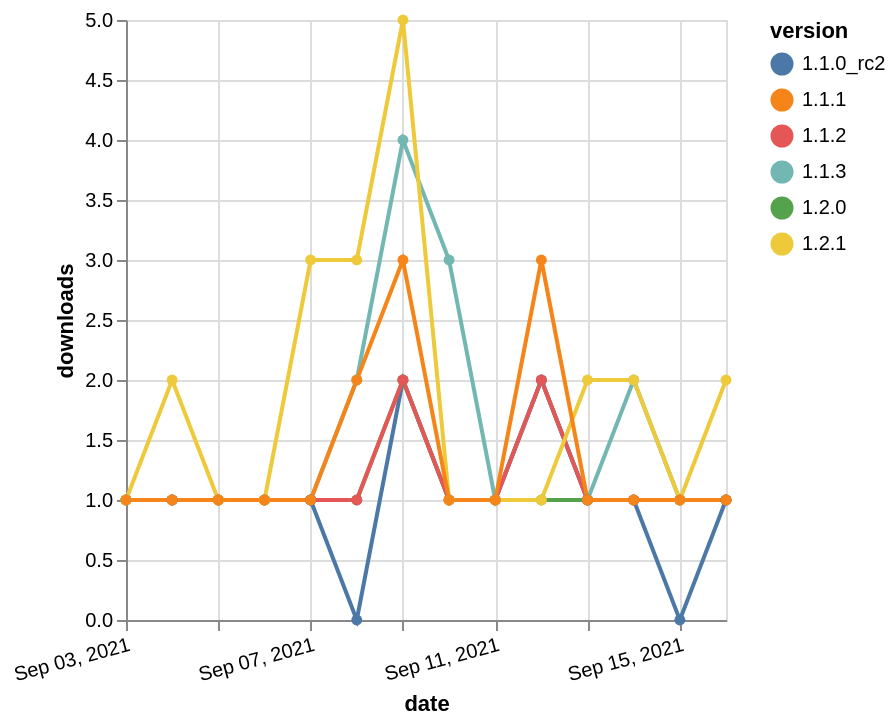

Vega-Lite specification for this chart:
### Vega-Lite specification from a JSON file in a GitHub repository (floating-point values rounded to 4 significant figures)
{"$schema": "https://vega.github.io/schema/vega-lite/v5.json", "description": "A simple bar chart with embedded data.", "data": {"values": [{"date": "2021-09-03", "total": 1127, "delta": 1, "version": "1.1.3"}, {"date": "2021-09-04", "total": 1128, "delta": 1, "version": "1.1.3"}, {"date": "2021-09-05", "total": 1129, "delta": 1, "version": "1.1.3"}, {"date": "2021-09-06", "total": 1130, "delta": 1, "version": "1.1.3"}, {"date": "2021-09-07", "total": 1131, "delta": 1, "version": "1.1.3"}, {"date": "2021-09-08", "total": 1133, "delta": 2, "version": "1.1.3"}, {"date": "2021-09-09", "total": 1137, "delta": 4, "version": "1.1.3"}, {"date": "2021-09-10", "total": 1140, "delta": 3, "version": "1.1.3"}, {"date": "2021-09-11", "total": 1141, "delta": 1, "version": "1.1.3"}, {"date": "2021-09-12", "total": 1143, "delta": 2, "version": "1.1.3"}, {"date": "2021-09-13", "total": 1144, "delta": 1, "version": "1.1.3"}, {"date": "2021-09-14", "total": 1146, "delta": 2, "version": "1.1.3"}, {"date": "2021-09-15", "total": 1147, "delta": 1, "version": "1.1.3"}, {"date": "2021-09-16", "total": 1148, "delta": 1, "version": "1.1.3"}, {"date": "2021-09-03", "total": 186, "delta": 1, "version": "1.1.0_rc2"}, {"date": "2021-09-04", "total": 187, "delta": 1, "version": "1.1.0_rc2"}, {"date": "2021-09-05", "total": 188, "delta": 1, "version": "1.1.0_rc2"}, {"date": "2021-09-06", "total": 189, "delta": 1, "version": "1.1.0_rc2"}, {"date": "2021-09-07", "total": 190, "delta": 1, "version": "1.1.0_rc2"}, {"date": "2021-09-08", "total": 190, "delta": 0, "version": "1.1.0_rc2"}, {"date": "2021-09-09", "total": 192, "delta": 2, "version": "1.1.0_rc2"}, {"date": "2021-09-10", "total": 193, "delta": 1, "version": "1.1.0_rc2"}, {"date": "2021-09-11", "total": 194, "delta": 1, "version": "1.1.0_rc2"}, {"date": "2021-09-12", "total": 196, "delta": 2, "version": "1.1.0_rc2"}, {"date": "2021-09-13", "total": 197, "delta": 1, "version": "1.1.0_rc2"}, {"date": "2021-09-14", "total": 198, "delta": 1, "version": "1.1.0_rc2"}, {"date": "2021-09-15", "total": 198, "delta": 0, "version": "1.1.0_rc2"}, {"date": "2021-09-16", "total": 199, "delta": 1, "version": "1.1.0_rc2"}, {"date": "2021-09-03", "total": 154, "delta": 1, "version": "1.2.0"}, {"date": "2021-09-04", "total": 155, "delta": 1, "version": "1.2.0"}, {"date": "2021-09-05", "total": 156, "delta": 1, "version": "1.2.0"}, {"date": "2021-09-06", "total": 157, "delta": 1, "version": "1.2.0"}, {"date": "2021-09-07", "total": 158, "delta": 1, "version": "1.2.0"}, {"date": "2021-09-08", "total": 159, "delta": 1, "version": "1.2.0"}, {"date": "2021-09-09", "total": 161, "delta": 2, "version": "1.2.0"}, {"date": "2021-09-10", "total": 162, "delta": 1, "version": "1.2.0"}, {"date": "2021-09-11", "total": 163, "delta": 1, "version": "1.2.0"}, {"date": "2021-09-12", "total": 164, "delta": 1, "version": "1.2.0"}, {"date": "2021-09-13", "total": 165, "delta": 1, "version": "1.2.0"}, {"date": "2021-09-14", "total": 166, "delta": 1, "version": "1.2.0"}, {"date": "2021-09-15", "total": 167, "delta": 1, "version": "1.2.0"}, {"date": "2021-09-16", "total": 168, "delta": 1, "version": "1.2.0"}, {"date": "2021-09-03", "total": 172, "delta": 1, "version": "1.1.2"}, {"date": "2021-09-04", "total": 173, "delta": 1, "version": "1.1.2"}, {"date": "2021-09-05", "total": 174, "delta": 1, "version": "1.1.2"}, {"date": "2021-09-06", "total": 175, "delta": 1, "version": "1.1.2"}, {"date": "2021-09-07", "total": 176, "delta": 1, "version": "1.1.2"}, {"date": "2021-09-08", "total": 177, "delta": 1, "version": "1.1.2"}, {"date": "2021-09-09", "total": 179, "delta": 2, "version": "1.1.2"}, {"date": "2021-09-10", "total": 180, "delta": 1, "version": "1.1.2"}, {"date": "2021-09-11", "total": 181, "delta": 1, "version": "1.1.2"}, {"date": "2021-09-12", "total": 183, "delta": 2, "version": "1.1.2"}, {"date": "2021-09-13", "total": 184, "delta": 1, "version": "1.1.2"}, {"date": "2021-09-14", "total": 185, "delta": 1, "version": "1.1.2"}, {"date": "2021-09-15", "total": 186, "delta": 1, "version": "1.1.2"}, {"date": "2021-09-16", "total": 187, "delta": 1, "version": "1.1.2"}, {"date": "2021-09-03", "total": 653, "delta": 1, "version": "1.2.1"}, {"date": "2021-09-04", "total": 655, "delta": 2, "version": "1.2.1"}, {"date": "2021-09-05", "total": 656, "delta": 1, "version": "1.2.1"}, {"date": "2021-09-06", "total": 657, "delta": 1, "version": "1.2.1"}, {"date": "2021-09-07", "total": 660, "delta": 3, "version": "1.2.1"}, {"date": "2021-09-08", "total": 663, "delta": 3, "version": "1.2.1"}, {"date": "2021-09-09", "total": 668, "delta": 5, "version": "1.2.1"}, {"date": "2021-09-10", "total": 669, "delta": 1, "version": "1.2.1"}, {"date": "2021-09-11", "total": 670, "delta": 1, "version": "1.2.1"}, {"date": "2021-09-12", "total": 671, "delta": 1, "version": "1.2.1"}, {"date": "2021-09-13", "total": 673, "delta": 2, "version": "1.2.1"}, {"date": "2021-09-14", "total": 675, "delta": 2, "version": "1.2.1"}, {"date": "2021-09-15", "total": 676, "delta": 1, "version": "1.2.1"}, {"date": "2021-09-16", "total": 678, "delta": 2, "version": "1.2.1"}, {"date": "2021-09-03", "total": 251, "delta": 1, "version": "1.1.1"}, {"date": "2021-09-04", "total": 252, "delta": 1, "version": "1.1.1"}, {"date": "2021-09-05", "total": 253, "delta": 1, "version": "1.1.1"}, {"date": "2021-09-06", "total": 254, "delta": 1, "version": "1.1.1"}, {"date": "2021-09-07", "total": 255, "delta": 1, "version": "1.1.1"}, {"date": "2021-09-08", "total": 257, "delta": 2, "version": "1.1.1"}, {"date": "2021-09-09", "total": 260, "delta": 3, "version": "1.1.1"}, {"date": "2021-09-10", "total": 261, "delta": 1, "version": "1.1.1"}, {"date": "2021-09-11", "total": 262, "delta": 1, "version": "1.1.1"}, {"date": "2021-09-12", "total": 265, "delta": 3, "version": "1.1.1"}, {"date": "2021-09-13", "total": 266, "delta": 1, "version": "1.1.1"}, {"date": "2021-09-14", "total": 267, "delta": 1, "version": "1.1.1"}, {"date": "2021-09-15", "total": 268, "delta": 1, "version": "1.1.1"}, {"date": "2021-09-16", "total": 269, "delta": 1, "version": "1.1.1"}]}, "width": "container", "mark": {"type": "line", "point": {"filled": true}}, "encoding": {"x": {"field": "date", "type": "temporal", "timeUnit": "yearmonthdate", "title": "date", "axis": {"labelAngle": -15}}, "y": {"field": "delta", "type": "quantitative", "title": "downloads"}, "color": {"field": "version", "type": "nominal"}, "tooltip": {"field": "delta"}}}
